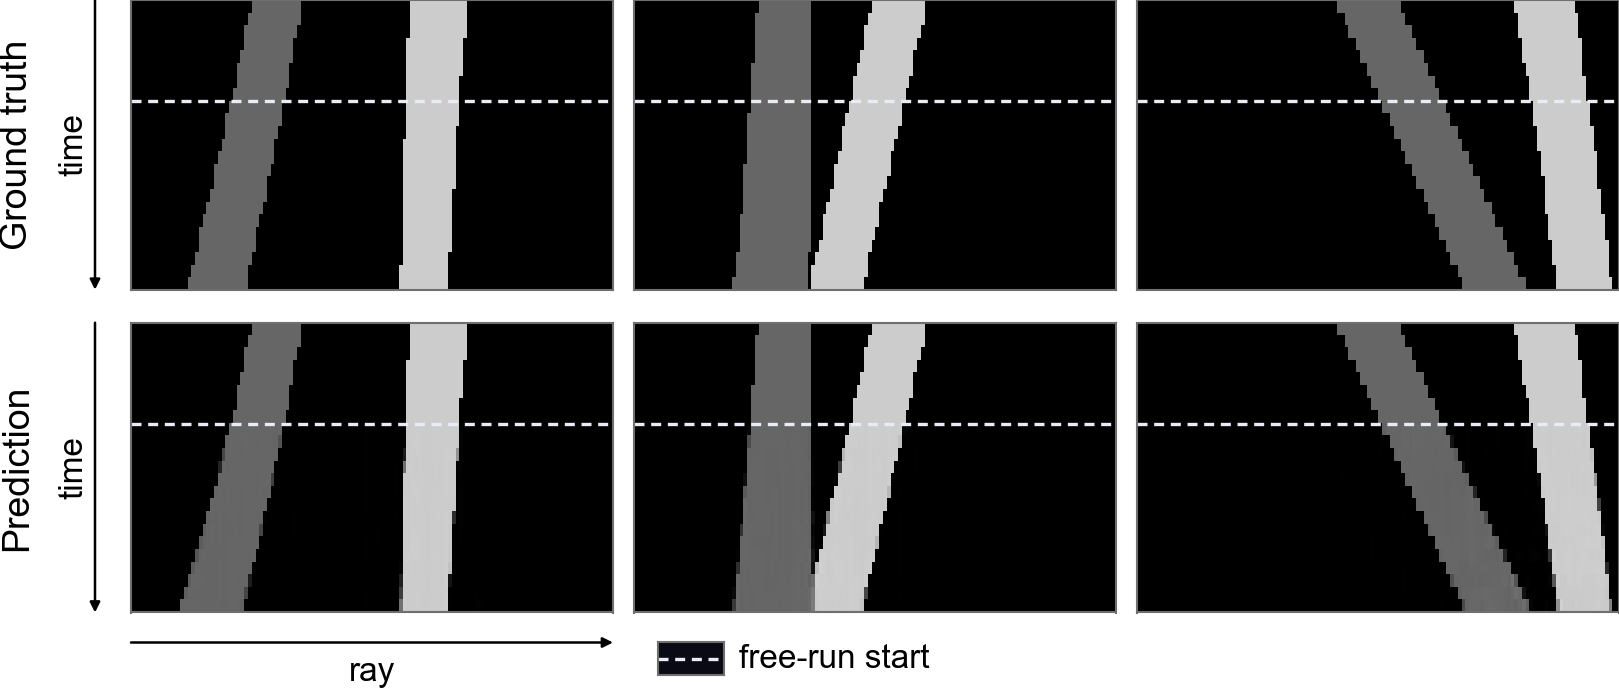

Write the Python code that produced this figure.
"""Predictive quality on Rayworld, for the appendix (2026-09-21): the model's free-run against the clean
render of the UNEDITED world on three held-out sequences, no edit anywhere.

Reads the SAME array file as ``paper/figs/history_rewrite/draw_paper.py``,
``.scratch/history_rewrite_arrays.npz`` (written on the GPU by ``paper/figs/history_rewrite/make_figure.py``
for the 32 bench cases of ``runs/noise_ablation/L-dw-noiseless-20m``): ``obs_hist`` the observed frames 0..19,
``gt_unedited_roll`` the simulator's clean unedited continuation over frames 20..34 (the scorer's ghost
trajectory), ``roll_unsteered`` the model's free-run from frame 20 with no edit. It imports that script's panel
code, so the strips are drawn exactly as the history-rewrite figure draws them (gray on the dark panel, fixed
0-1 range, nearest, 600 ppi). No model, no metric.

Layout, transposed to be wider than tall: two rows (Ground truth, Prediction) by three example columns; time
runs downward within each panel, the last ``N_CTX`` observed frames above the dashed line and the K = 15
free-run steps below it; the "free-run start" key once. Cases: ``numpy.random.default_rng(0).choice(32, 3,
replace=False)``, sorted (no edit is involved, so no displacement filter). Outputs beside this script:
``rayworld.{pdf,png}``, ``rayworld.json``, and under ``pieces/`` one PDF per panel (``rayworld_case<idx>_gt``,
``rayworld_case<idx>_pred``) plus ``rayworld_key.pdf``.

    .pim/bin/python paper/figs/predictive_quality/rayworld.py
"""
from __future__ import annotations

import importlib.util
import json
import sys
from pathlib import Path

import numpy as np

HERE = Path(__file__).resolve().parent
REPO = HERE.parents[2]
sys.path.insert(0, str(HERE.parent))          # paper/figs
import paper_style as ps  # noqa: E402

ps.apply()
import matplotlib.pyplot as plt  # noqa: E402


def _import(path: Path):
    spec = importlib.util.spec_from_file_location(path.stem + "_ref", path)
    mod = importlib.util.module_from_spec(spec)
    spec.loader.exec_module(mod)
    return mod


sys.dont_write_bytecode = True                # no __pycache__ in the figure folders
hr = _import(REPO / "paper" / "figs" / "history_rewrite" / "draw_paper.py")   # the panel code, the npz path, the geometry
ROWS = [("Ground truth", "gt_unedited_roll"), ("Prediction", "roll_unsteered")]
LEFT = 0.52                                   # room for the row label, the time arrow and its label
SEED = 0


def figure(d, cases, *, width: float):
    EF, K = d["obs_hist"].shape[1], d["roll_unsteered"].shape[1]
    panel_w = (width - LEFT - hr.RIGHT - hr.COL_GAP * (len(cases) - 1)) / len(cases)
    panel_h = hr.FRAME_H * (hr.N_CTX + K)
    top = 0.02
    height = top + len(ROWS) * panel_h + (len(ROWS) - 1) * hr.ROW_GAP + hr.BOTTOM
    fig = plt.figure(figsize=(width, height), dpi=hr.PDF_PPI)
    for r, (label, body) in enumerate(ROWS):
        y = top + r * (panel_h + hr.ROW_GAP)
        for c, case in enumerate(cases):
            ax = hr._box(fig, LEFT + c * (panel_w + hr.COL_GAP), y, panel_w, panel_h)
            hr.waterfall(ax, d["obs_hist"][case, EF - hr.N_CTX:EF], d[body][case, :K])
        hr._arrow(fig, LEFT - 0.12, y, LEFT - 0.12, y + panel_h)                    # time runs downward
        yc = 1 - (y + panel_h / 2) / height
        fig.text((LEFT - 0.19) / width, yc, "time", rotation=90, ha="center", va="center", fontsize=8, color=ps.TEXT)
        fig.text((LEFT - 0.38) / width, yc, label, rotation=90, ha="center", va="center", fontsize=9, color=ps.TEXT)
    y_bot = top + len(ROWS) * panel_h + (len(ROWS) - 1) * hr.ROW_GAP
    hr._arrow(fig, LEFT, y_bot + 0.10, LEFT + panel_w, y_bot + 0.10)                 # rays run left to right
    fig.text((LEFT + panel_w / 2) / width, 1 - (y_bot + 0.20) / height, "ray", ha="center", va="center",
             fontsize=8, color=ps.TEXT)
    hr.key(fig, LEFT + panel_w + hr.COL_GAP + 0.08, y_bot + 0.10, hr.KEY_FREE)
    return fig


def pieces(d, cases) -> list[str]:
    EF, K = d["obs_hist"].shape[1], d["roll_unsteered"].shape[1]
    panel_w = (ps.TEXT_WIDTH_IN - LEFT - hr.RIGHT - hr.COL_GAP * (len(cases) - 1)) / len(cases)
    (HERE / "pieces").mkdir(exist_ok=True)
    out = []
    for case in cases:
        for tag, body in (("gt", "gt_unedited_roll"), ("pred", "roll_unsteered")):
            fig = plt.figure(figsize=(panel_w, hr.FRAME_H * (hr.N_CTX + K)), dpi=hr.PDF_PPI)
            hr.waterfall(fig.add_axes([0, 0, 1, 1]), d["obs_hist"][case, EF - hr.N_CTX:EF], d[body][case, :K])
            p = HERE / "pieces" / f"rayworld_case{case:02d}_{tag}.pdf"
            fig.savefig(p, bbox_inches="tight", pad_inches=0); plt.close(fig); out.append(p.name)
    fig = plt.figure(figsize=(2.0, 0.2), dpi=hr.PDF_PPI)
    hr.key(fig, 0.0, 0.05, hr.KEY_FREE)
    fig.savefig(HERE / "pieces" / "rayworld_key.pdf", bbox_inches="tight", pad_inches=0); plt.close(fig)
    return out + ["rayworld_key.pdf"]


if __name__ == "__main__":
    d = dict(np.load(hr.ARRAYS))
    scores = json.loads(str(d["scores_json"]))
    cases = sorted(int(i) for i in np.random.default_rng(SEED).choice(d["obs_hist"].shape[0], 3, replace=False))
    fig = figure(d, cases, width=ps.TEXT_WIDTH_IN)
    ps.save(fig, HERE / "rayworld"); plt.close(fig)
    piece_files = pieces(d, cases)
    json.dump({"run": scores["run"], "instance": "dw-noiseless", "arrays": str(hr.ARRAYS.relative_to(REPO)),
               "rows": {label: body for label, body in ROWS}, "context": f"obs_hist frames {d['obs_hist'].shape[1] - hr.N_CTX}.."
               f"{d['obs_hist'].shape[1] - 1} above the line", "k_roll": int(d["roll_unsteered"].shape[1]),
               "selection": {"rule": f"numpy.random.default_rng({SEED}).choice(32, 3, replace=False), sorted; no edit, "
                                     "so no displacement filter", "seed": SEED, "cases": cases},
               "files": {"figure": "rayworld", "pieces": piece_files}},
              open(HERE / "rayworld.json", "w"), indent=1)
    print("cases", cases, "-> rayworld.pdf/.png, rayworld.json +", len(piece_files), "pieces")
